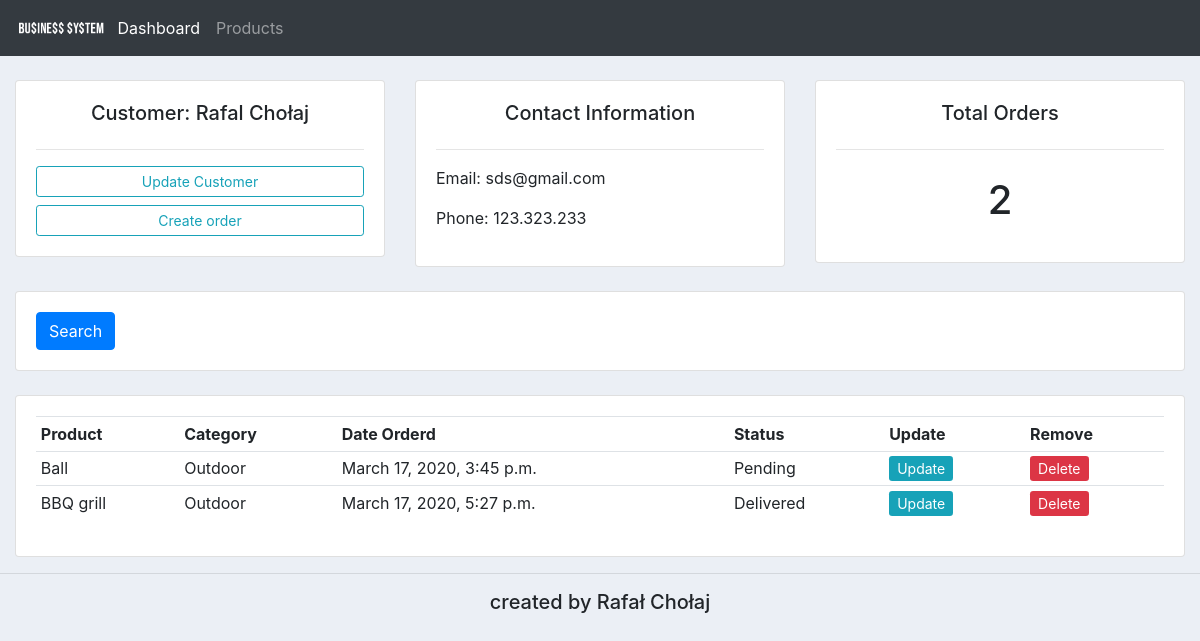
Page /customer/2/ on the earlier database version.
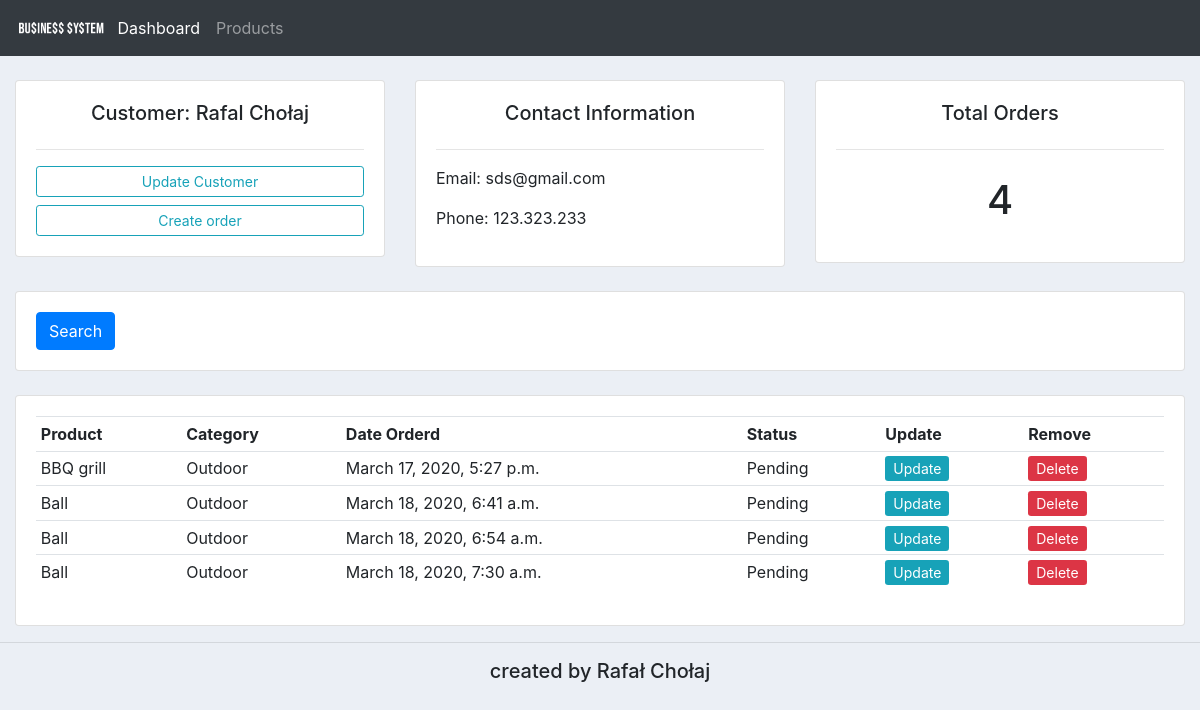
Same page on the later database version.
### accounts/models.py (models this page shows, shortened)
class Order(models.Model):
    STATUS = (
        ('Pending','Pending'),
        ('Out of delivery','Out of delivery'),
        ('Delivered','Delivered'),
    )
    customer = models.ForeignKey(Customer, null=True, on_delete= models.SET_NULL)
    product = models.ForeignKey(Product, null=True, on_delete= models.SET_NULL)
    date_created = models.DateTimeField(auto_now_add=True, null=True)
    status = models.CharField(max_length=200, null=True, choices=STATUS)

class Product(models.Model):
    CATEGORY = (
        ('Indoor','Indoor'),
        ('Outdoor','Outdoor'),
    )
    name = models.CharField(max_length=200, null=True)
    price = models.FloatField(null=True)
    category = models.CharField(max_length=200, null=True, choices=CATEGORY)
    description = models.CharField(max_length=200, null=True, blank=True)
    date_created = models.DateTimeField(auto_now_add=True, null=True)
    tags = models.ManyToManyField(Tag, blank=True)
    def __str__(self):
        return self.name

### accounts/views.py (the view)
# urls.py: path('customer/<str:pk_test>/', views.customer, name='customer'),
def customer(request, pk_test):
	customer = Customer.objects.get(id=pk_test)
	orders = customer.order_set.all()
	order_count = orders.count()
	context = {'customer':customer, 'orders':orders, 'order_count':order_count}
	return render(request, 'accounts/customer.html',context)

### accounts/templates/accounts/customer.html
{%  extends 'accounts/main.html' %}
{% block content %}
	<br>
<div class="row">
	<div class="col-md">
		<div class="card card-body">
			<h5>Customer: {{customer.name}}</h5>
			<hr>
			<a class="btn btn-outline-info  btn-sm btn-block" href="">Update Customer</a>
			<a class="btn btn-outline-info  btn-sm btn-block" href="{% url 'create_order' customer.id %}">Create order</a>
		</div>
	</div>
	<div class="col-md">
		<div class="card card-body">
			<h5>Contact Information</h5>
			<hr>
			<p>Email: {{customer.email}}</p>
			<p>Phone: {{customer.phone}}</p>
		</div>
	</div>
	<div class="col-md">
		<div class="card card-body">
			<h5>Total Orders</h5>
			<hr>
			<h1 style="text-align: center;padding: 10px">{{order_count}}</h1>
		</div>
	</div>
</div>
<br>
<div class="row">
	<div class="col">
		<div class="card card-body">
			<form method="get">
		    <button class="btn btn-primary" type="submit">Search</button>
		  </form>
		</div>
	</div>
</div>
<br>
<div class="row">
	<div class="col-md">
		<div class="card card-body">
			<table class="table table-sm">
				<tr>
					<th>Product</th>
					<th>Category</th>
					<th>Date Orderd</th>
					<th>Status</th>
					<th>Update</th>
					<th>Remove</th>
				</tr>
				{% for order in orders %}
				<tr>
					<td>{{order.product}}</td>
					<td>{{order.product.category}}</td>
					<td>{{order.date_created}}</td>
					<td>{{order.status}}</td>
					<td><a href="{% url 'update_order' order.id %}" class="btn-sm btn-info">Update</a></td>
					<td><a href="{% url 'delete_order' order.id %}" class="btn-sm btn-danger">Delete</a></td>
				</tr>
				{% endfor %}
			</table>
		</div>
	</div>
</div>
{% endblock %}

Differences in the rows shown:
removed Order: product "Ball", product.category "Outdoor", date_created "March 17, 2020, 3:45 p.m.", status "Pending"
changed Order "March 17, 2020, 5:27 p.m.": status "Delivered" → "Pending"
added Order: product "Ball", product.category "Outdoor", date_created "March 18, 2020, 6:41 a.m.", status "Pending"
added Order: product "Ball", product.category "Outdoor", date_created "March 18, 2020, 6:54 a.m.", status "Pending"
added Order: product "Ball", product.category "Outdoor", date_created "March 18, 2020, 7:30 a.m.", status "Pending"
Other differences:
{{ order_count }}: "2" → "4"
